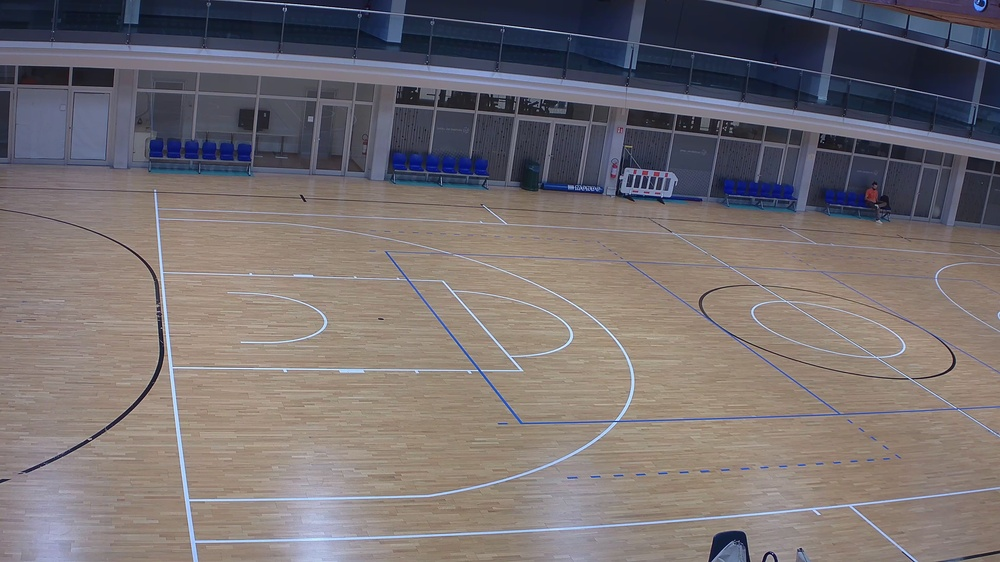
#> input picture output/court_images/raw/out1.jpg, 1000 x 562 px, shrunk from 3840 x 2160 before the run, given in place of out1.png, which was not available
$ python main.py
#> lines starting #> are read from the running program, lines starting #| are printed output that depends on the picture; after the words box and inside, x2 and y2 are one past the last pixel; in counts of white or black regions, pixels touching at a corner belong together; pictures that were not available may be replaced by others from this repository, and a replacement may not be noted
import cv2 as cv
import numpy as np
from os import path


def findCourtCorners():
    pass


def drawCourtCorners():
    pass


def generateCircularKernel(diameter: int):
    radius = (diameter - 1) // 2
    center = (radius, radius)
    kernel = np.zeros((diameter, diameter), dtype=np.uint8)
    for y in range(diameter):
        for x in range(diameter):
            deltaX = x - center[0]
            deltaY = y - center[1]
            distance = deltaX ** 2 + deltaY ** 2
            if (distance <= radius):
                kernel[y, x] = 1
    return kernel

IMAGES_PATH = path.join(path.dirname(__file__), 'images')

IMAGES_NAMES = [
    'out1.png',
    'out2.png',
    'out3.png',
    'out4.png',
    'out5.png',
    'out6.png',
    'out7.png',
    'out8.png',
]

for i, imageName in enumerate(IMAGES_NAMES):
    IMAGE_PATH = path.join(IMAGES_PATH, imageName)
    img = cv.imread(IMAGE_PATH)
#> img is the input picture: shape (562, 1000, 3); mean B, G, R 113.3, 111.3, 118.3
    hsv = cv.cvtColor(img, cv.COLOR_BGR2HSV)
#> hsv: shape (562, 1000, 3); mean H, S, V 61.8, 57.8, 128.3
    gray = cv.cvtColor(img, cv.COLOR_BGR2GRAY)
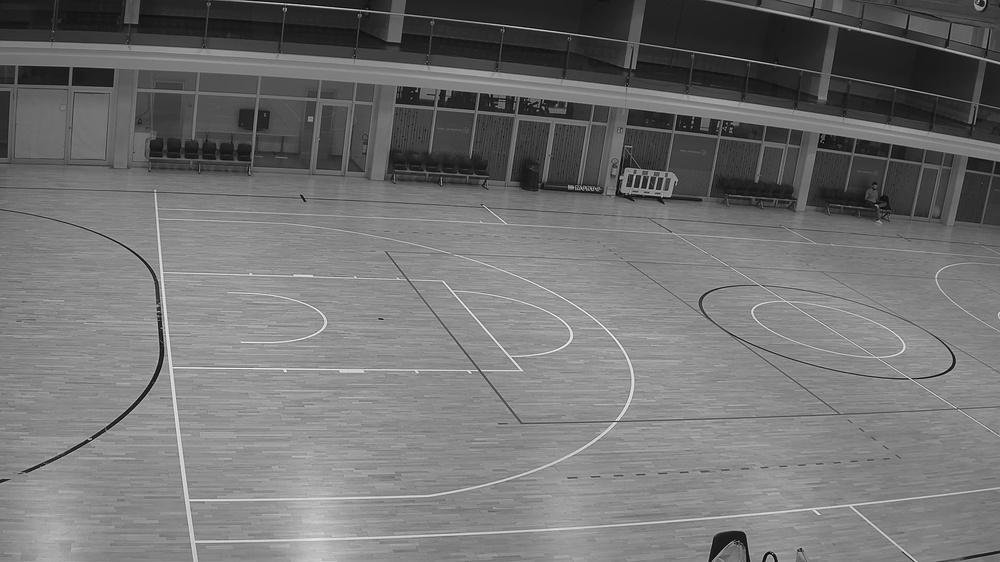
#> gray: shape (562, 1000); min 1, max 250, mean 113.6

    # 219 63 66
    courtColorLow = np.array([100, 80, 90])
    courtColorHigh = np.array([125, 255, 255])
    courtMask = cv.inRange(hsv, courtColorLow, courtColorHigh)
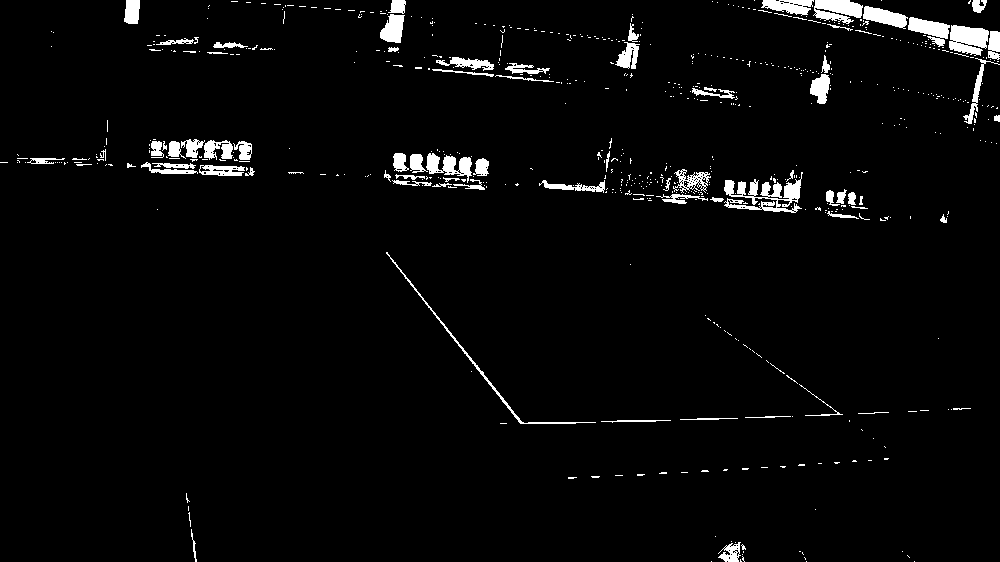
#> courtMask: shape (562, 1000); 3.2% white; 651 white regions (573 under 20 px), largest, box (x1, y1, x2, y2) and area: (724, 172, 803, 213) 1388, (949, 25, 989, 56) 903, (813, 0, 863, 24) 828
    cv.imwrite(path.join(IMAGES_PATH, "tests", "court", f"court{i + 1}.png"), courtMask)
    # 42 13 62
    # floor = cv.GaussianBlur(hsv, (5, 5), cv.BORDER_DEFAULT)
    floorColorLowHSV1 = (0, 30, 90)
    floorColorHighHSV1 = (40, 255, 255)
    # floorColorLowRGB = (127, 127, 127)
    # floorColorHighRGB = (255, 255, 255)
    floorColorLowHSV2 = (0, 0, 127)
    floorColorHighHSV2 = (179, 255, 255)
    # floorColorLow2 = np.array([160, 30, 90])
    # floorColorHigh2 = np.array([179, 255, 255])
    floorMaskHSV1 = cv.inRange(hsv, floorColorLowHSV1, floorColorHighHSV1)
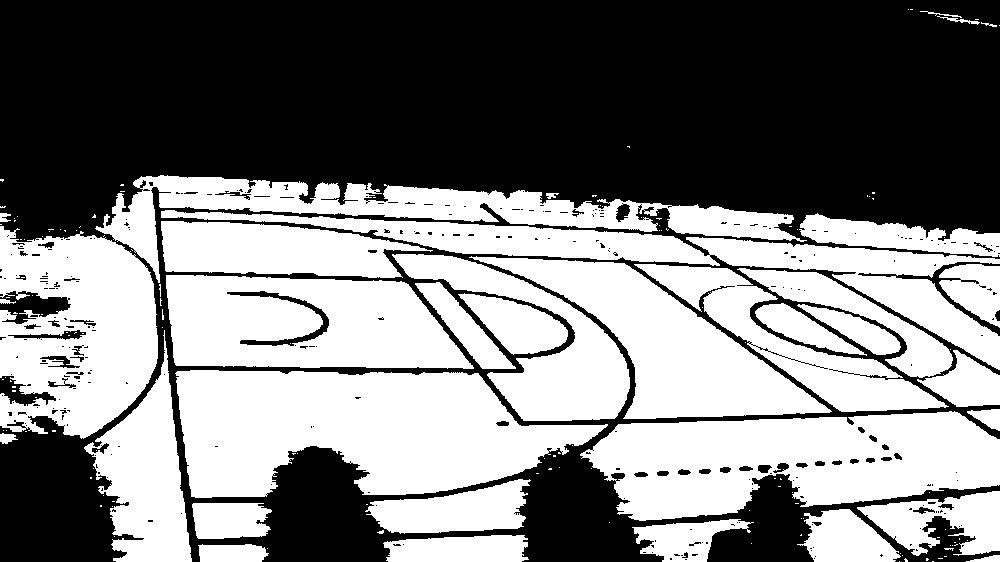
#> floorMaskHSV1: shape (562, 1000); 49.3% white; 155 white regions (120 under 20 px), largest, box (x1, y1, x2, y2) and area: (175, 370, 608, 498) 38083, (580, 411, 1000, 521) 31312, (0, 226, 158, 439) 24333
    floorMaskHSV2 = cv.inRange(hsv, floorColorLowHSV2, floorColorHighHSV2)
#> floorMaskHSV2: shape (562, 1000); 66.9% white; 1415 black regions (1354 under 20 px), largest, box (x1, y1, x2, y2) and area: (0, 55, 1000, 475) 100919, (0, 0, 1000, 144) 68460, (722, 0, 1000, 62) 7020
    floorMask = cv.bitwise_or(floorMaskHSV1, floorMaskHSV2)
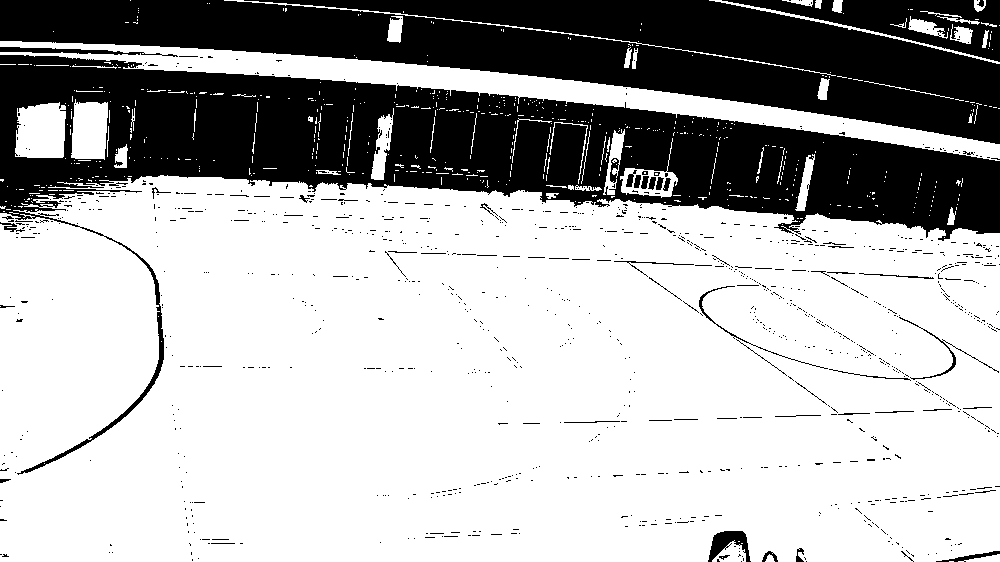
#> floorMask: shape (562, 1000); 69% white; 1068 black regions (1010 under 20 px), largest, box (x1, y1, x2, y2) and area: (0, 55, 1000, 475) 91116, (0, 0, 1000, 144) 68460, (722, 0, 1000, 62) 6819

    floorMaskHSV2 = cv.erode(floorMaskHSV2, generateCircularKernel(100), iterations=4)
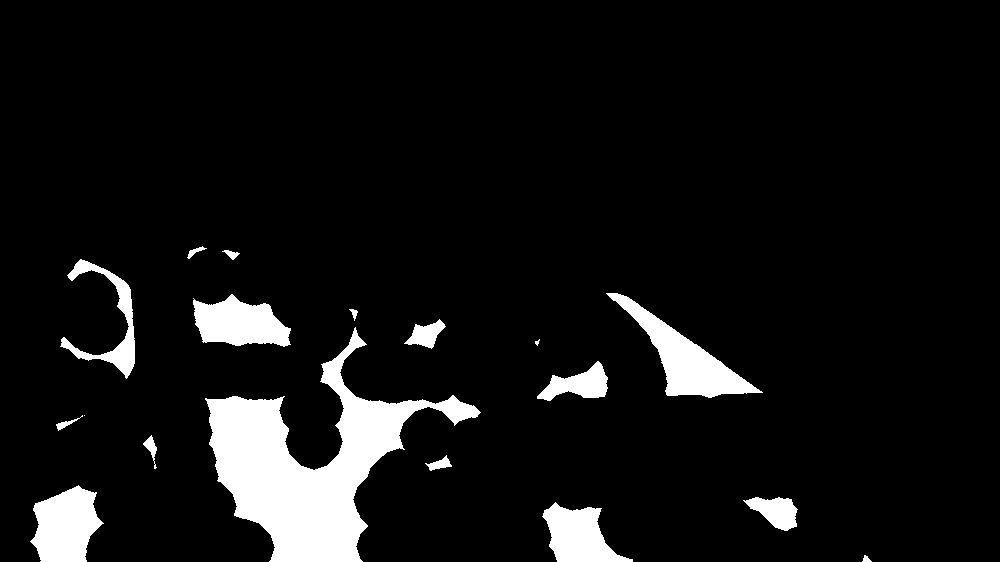
#> floorMaskHSV2: shape (562, 1000); 7.7% white; 18 white regions (2 under 20 px), largest, box (x1, y1, x2, y2) and area: (205, 327, 481, 562) 21911, (606, 293, 763, 398) 4788, (30, 485, 104, 562) 3914
    floorMaskHSV2 = cv.dilate(floorMaskHSV2, generateCircularKernel(100), iterations=10)
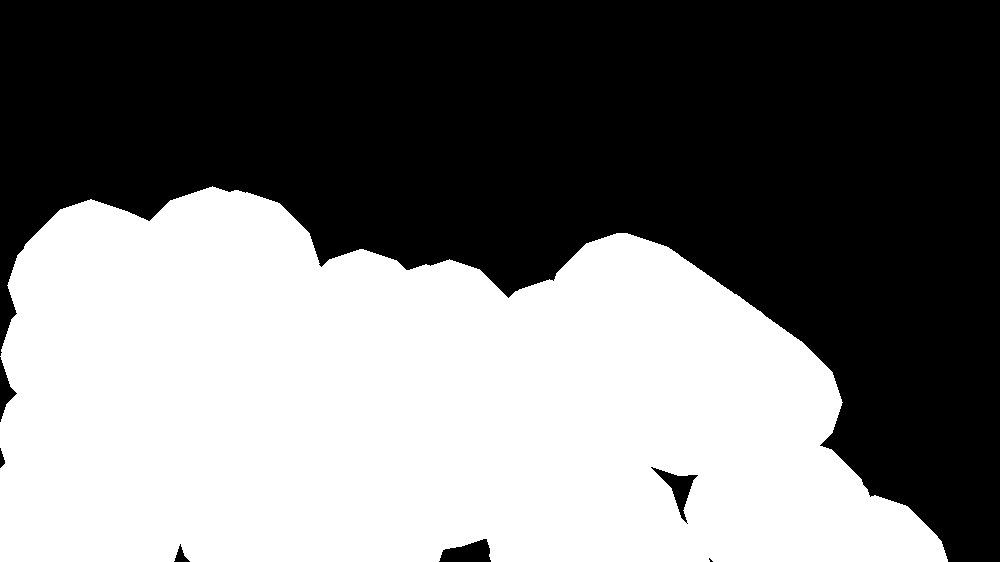
#> floorMaskHSV2: shape (562, 1000); 46.9% white; 1 white region, box (x1, y1, x2, y2) and area: (0, 186, 948, 562) 263604
    floorMaskHSV2 = cv.erode(floorMaskHSV2, generateCircularKernel(100), iterations=2)
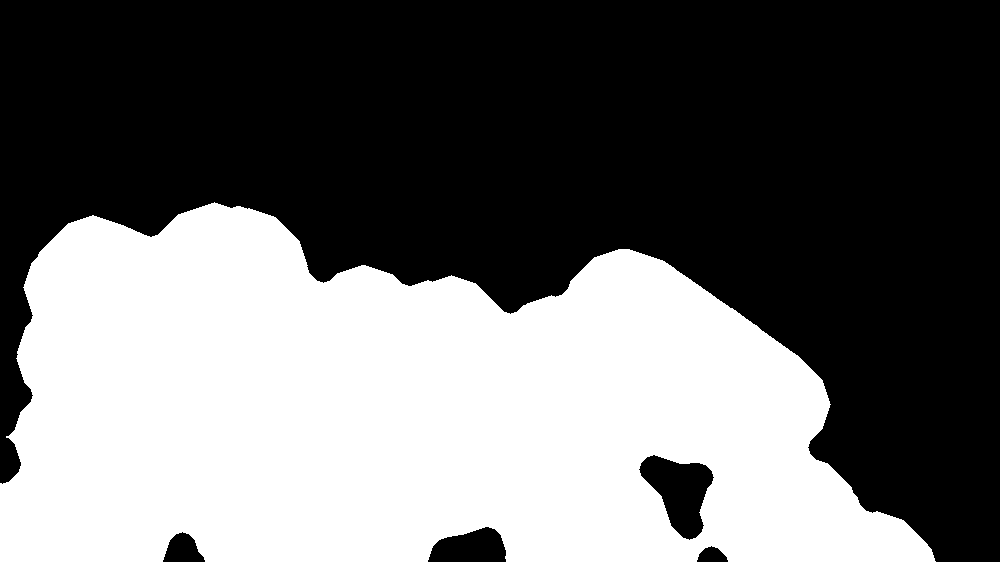
#> floorMaskHSV2: shape (562, 1000); 42.3% white; 1 white region, box (x1, y1, x2, y2) and area: (0, 202, 936, 562) 237541
    # [6 lines of commented-out code are left out]
    cv.imwrite(path.join(IMAGES_PATH, "tests", "floor", f"floor-dilate{i + 1}.png"), floorMask)
#> pass 2 of the loop `for i, imageName in enumerate(IMAGES_NAMES):`:
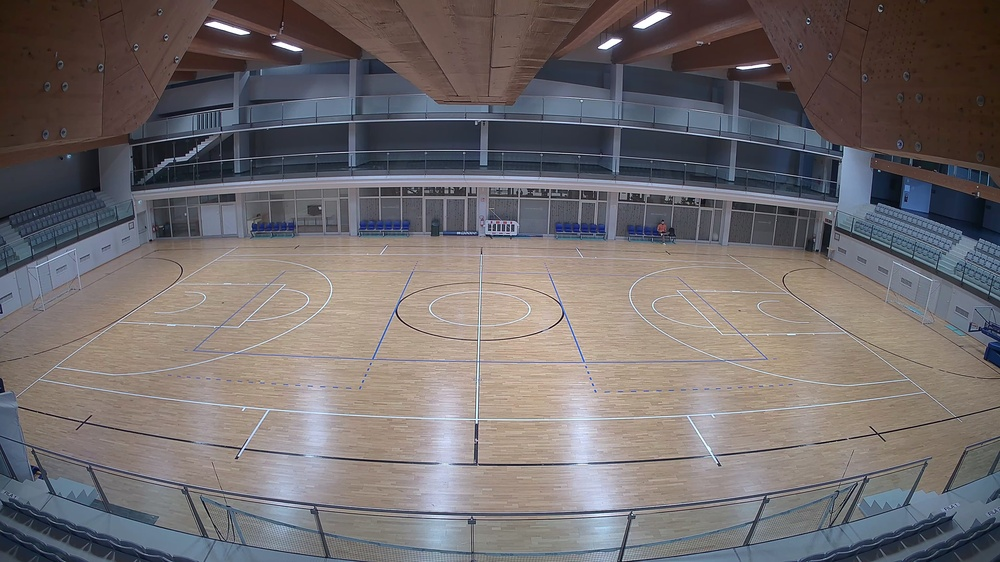
#> input picture output/court_images/raw/out2.jpg, 1000 x 562 px, shrunk from 3840 x 2160 before the run, given in place of out2.png, which was not available
#> img is the input picture: shape (562, 1000, 3); mean B, G, R 108.9, 107.9, 113.9
#> hsv: shape (562, 1000, 3); mean H, S, V 61.5, 56.9, 123.1
#> `courtMask = cv.inRange(hsv, courtColorLow, courtColorHigh)`:
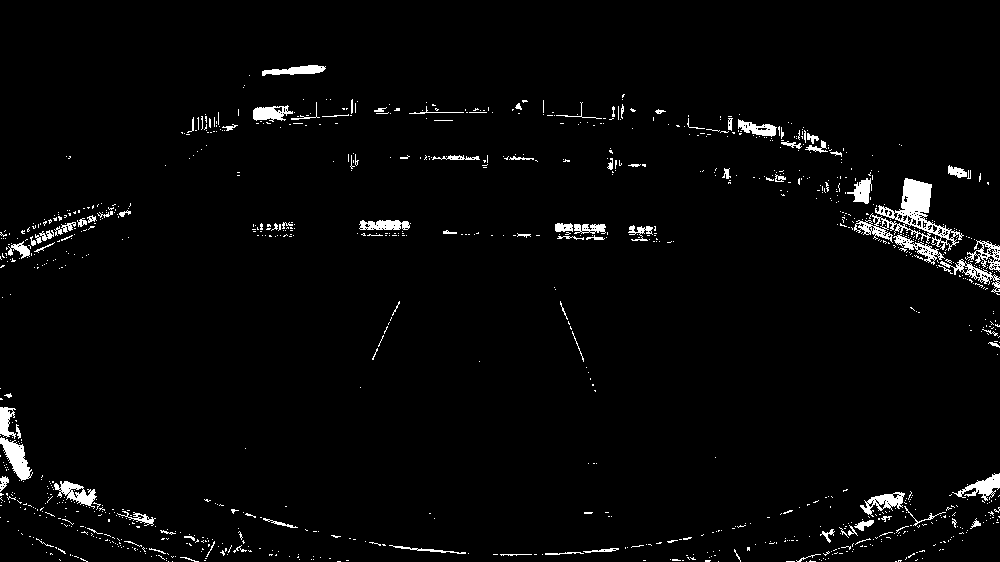
#> courtMask: shape (562, 1000); 2.7% white; 1087 white regions (989 under 20 px), largest, box (x1, y1, x2, y2) and area: (854, 178, 964, 251) 2181, (0, 437, 33, 481) 659, (952, 473, 1000, 501) 513
#> floorMaskHSV1: shape (562, 1000); 33% white; 382 white regions (334 under 20 px), largest, box (x1, y1, x2, y2) and area: (479, 239, 1000, 442) 54048, (0, 237, 483, 393) 36273, (293, 0, 595, 104) 15925
#> floorMask: shape (562, 1000); 57.4% white; 1459 black regions (1377 under 20 px), largest, box (x1, y1, x2, y2) and area: (0, 0, 1000, 280) 169922, (0, 406, 1000, 562) 34963, (598, 191, 1000, 369) 14509
#> `floorMaskHSV2 = cv.erode(floorMaskHSV2, generateCircularKernel(100), i..`:
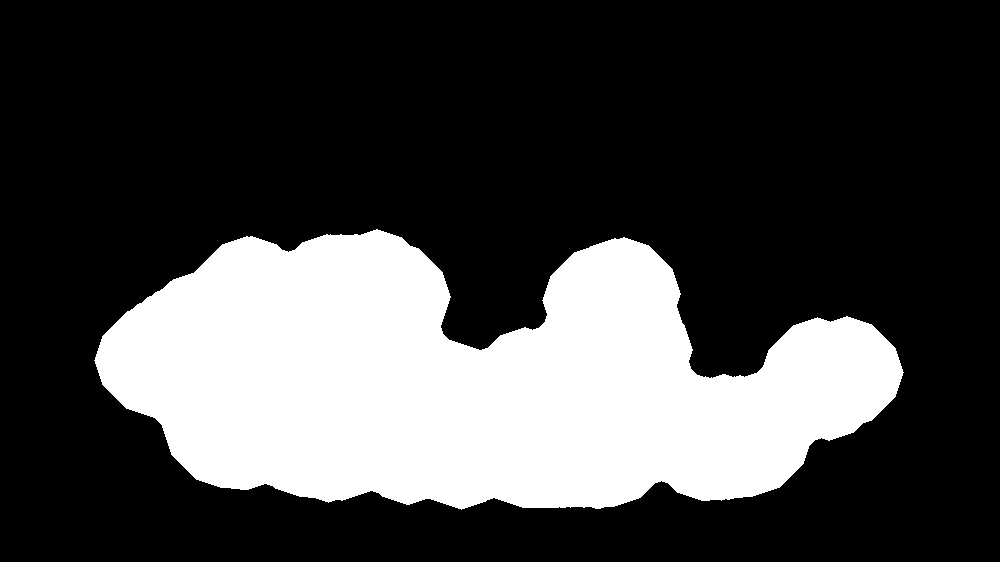
#> floorMaskHSV2: shape (562, 1000); 27% white; 1 white region, box (x1, y1, x2, y2) and area: (94, 229, 904, 510) 151492
#> pass 3 of the loop `for i, imageName in enumerate(IMAGES_NAMES):`:
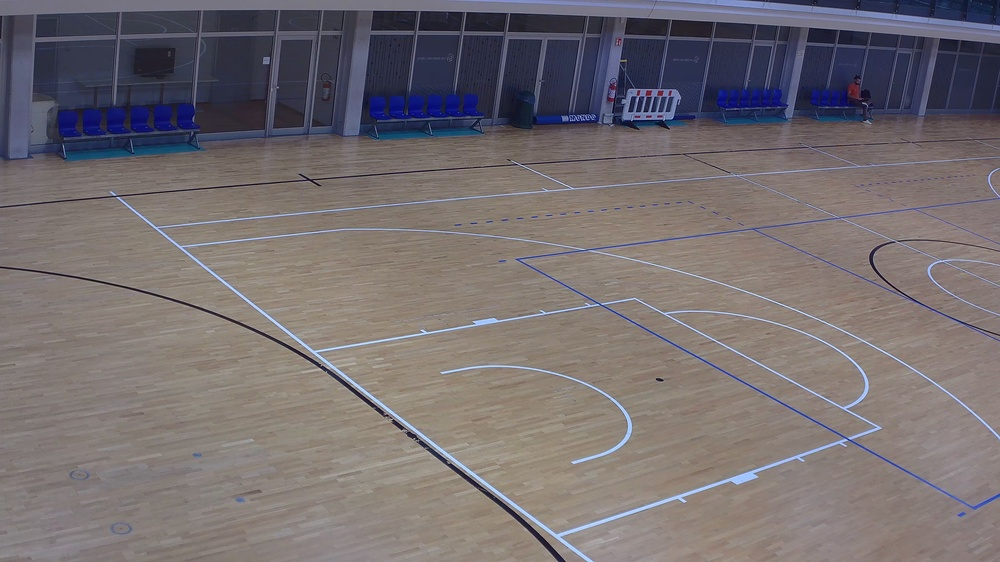
#> input picture output/court_images/raw/out3.jpg, 1000 x 562 px, shrunk from 3840 x 2160 before the run, given in place of out3.png, which was not available
#> img is the input picture: shape (562, 1000, 3); mean B, G, R 112.7, 110.1, 117
#> hsv: shape (562, 1000, 3); mean H, S, V 52.7, 47.5, 125.1
#> `courtMask = cv.inRange(hsv, courtColorLow, courtColorHigh)`:
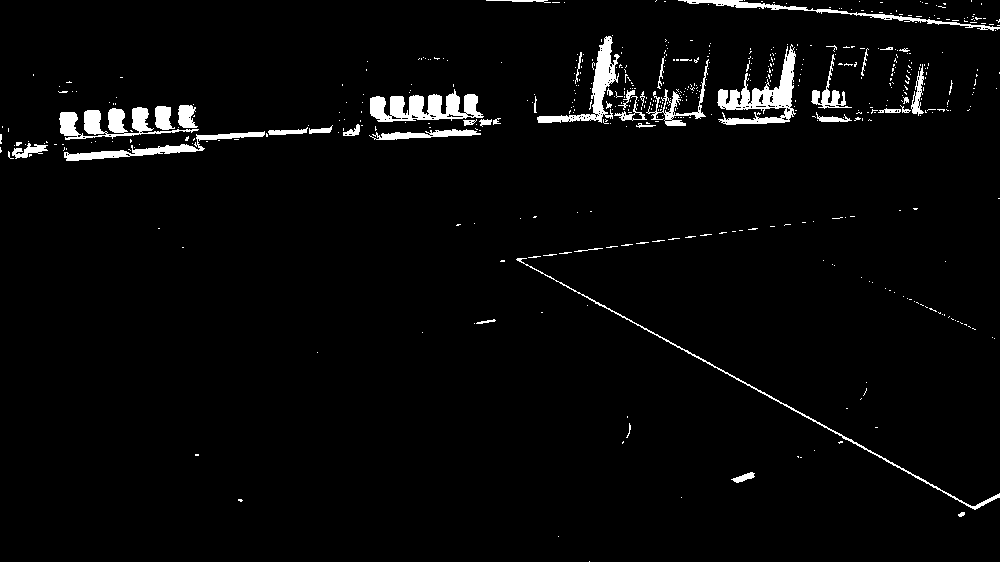
#> courtMask: shape (562, 1000); 3.1% white; 532 white regions (488 under 20 px), largest, box (x1, y1, x2, y2) and area: (717, 44, 796, 125) 2242, (370, 89, 484, 122) 2102, (59, 107, 199, 140) 1799
#> floorMaskHSV1: shape (562, 1000); 44.4% white; 653 white regions (529 under 20 px), largest, box (x1, y1, x2, y2) and area: (325, 308, 839, 530) 55771, (190, 231, 587, 349) 28046, (79, 294, 420, 496) 26072
#> floorMask: shape (562, 1000); 71.5% white; 1991 black regions (1828 under 20 px), largest, box (x1, y1, x2, y2) and area: (0, 1, 1000, 258) 135628, (746, 0, 1000, 26) 3126, (0, 259, 566, 562) 2639
#> `floorMaskHSV2 = cv.erode(floorMaskHSV2, generateCircularKernel(100), i..`:
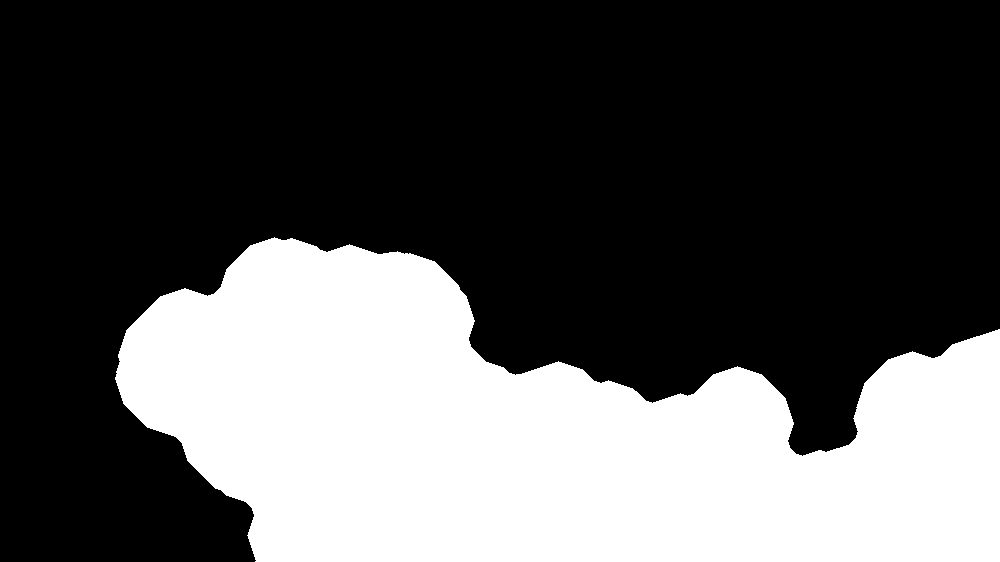
#> floorMaskHSV2: shape (562, 1000); 33% white; 1 white region, box (x1, y1, x2, y2) and area: (115, 237, 1000, 562) 185638
#> (the run stopped early here; a loop or call above may not have finished)
